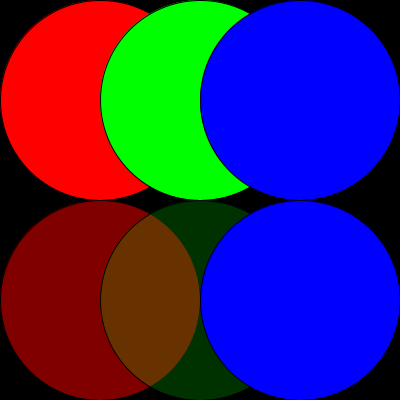
Frame 1 (no input)
Frame 60 (the mouse pressed at the canvas centre just before this capture): identical to frame 1, image omitted
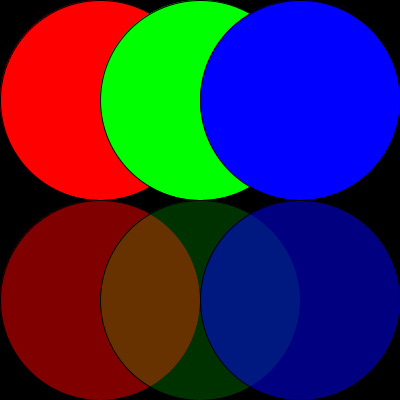
Frame 120 (the mouse held since frame 60 and released just before this capture)

The Processing sketch that drew these frames (run headless with seeded random() and noise(); from frame 60 on, the mouse is pressed at the canvas centre):

// Processing sketch: colorConTransparencie
// ── colorConTransparencie.pde
void setup() {
  size(400, 400);
}
void draw() {
  background(0);
  fill(255, 0, 0);
  ellipse(100, 100, 200, 200);
  fill(0, 255, 0);
  ellipse(200, 100, 200, 200);
  fill(0, 0, 255);
  ellipse(300, 100, 200, 200);

  // con opacidad
  fill(255, 0, 0, 128);
  ellipse(100, 300, 200, 200);
  fill(0, 255, 0, 50);
  ellipse(200, 300, 200, 200);
  float mX = mouseX*255/400;
  /* promedio entre la posición del mouseX,
   el color que quiero lograr y la distancia a recorrer */
  fill(0, 0, 255, 255-mX);
  ellipse(300, 300, 200, 200);
  println("el mouseX está en: "+mX);
}
